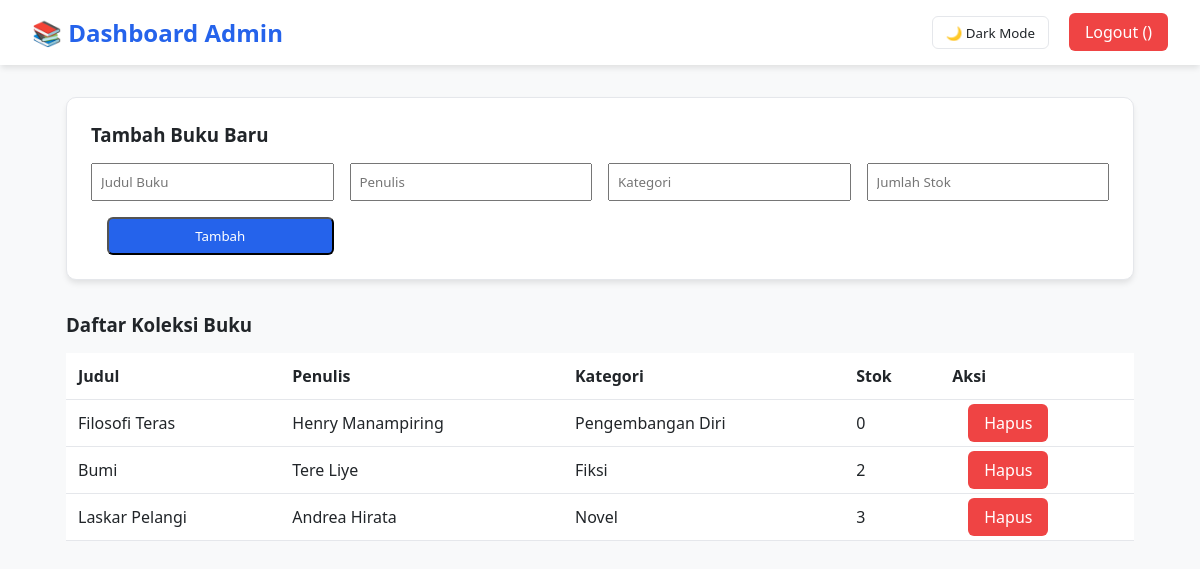
/admin.php (signed in), run on the app's committed database.
### tables this page shows
CREATE TABLE IF NOT EXISTS books (
    id INT AUTO_INCREMENT PRIMARY KEY,
    isbn VARCHAR(20) DEFAULT '-',
    judul VARCHAR(150) NOT NULL,
    penulis VARCHAR(100) NOT NULL,
    kategori VARCHAR(50) NOT NULL,
    cover VARCHAR(255) DEFAULT 'https://via.placeholder.com/150x200?text=No+Cover',
    stok INT NOT NULL DEFAULT 1,
    created_at TIMESTAMP DEFAULT CURRENT_TIMESTAMP
);

### admin.php (the view, shortened to what this page needs)
<?php
require_once 'config/database.php';
$books = mysqli_query($conn, "SELECT * FROM books ORDER BY id DESC");
?>
<!DOCTYPE html>
<html lang="id">
<head>
    <link rel="stylesheet" href="assets/css/style.css">
</head>
<body>
    <header>
        <a href="admin.php" class="logo">📚 Dashboard Admin</a>
        <nav>
            <button id="theme-toggle" class="theme-toggle">🌙 Dark Mode</button>
            <a href="logout.php" class="btn btn-danger">Logout (<?= $_SESSION['username'] ?>)</a>
        </nav>
    </header>
    <div class="container">
        <div class="card" style="margin-bottom: 2rem;">
            <h3>Tambah Buku Baru</h3>
            <form method="POST" style="display: grid; grid-template-columns: repeat(auto-fit, minmax(200px, 1fr)); gap: 1rem; margin-top: 1rem;">
                <div>
                    <input type="text" name="judul" placeholder="Judul Buku" required style="width:100%; padding:0.5rem;">
                </div>
                <div>
                    <input type="text" name="penulis" placeholder="Penulis" required style="width:100%; padding:0.5rem;">
                </div>
                <div>
                    <input type="text" name="kategori" placeholder="Kategori" required style="width:100%; padding:0.5rem;">
                </div>
                <div>
                    <input type="number" name="stok" placeholder="Jumlah Stok" required style="width:100%; padding:0.5rem;">
                </div>
                <button type="submit" name="add_book" class="btn btn-primary">Tambah</button>
            </form>
        </div>
        <h3>Daftar Koleksi Buku</h3>
        <table>
            <thead>
                <tr>
                    <th>Judul</th>
                    <th>Penulis</th>
                    <th>Kategori</th>
                    <th>Stok</th>
                    <th>Aksi</th>
                </tr>
            </thead>
            <tbody>
                <?php while($row = mysqli_fetch_assoc($books)): ?>
                <tr>
                    <td><?= htmlspecialchars($row['judul']) ?></td>
                    <td><?= htmlspecialchars($row['penulis']) ?></td>
                    <td><?= htmlspecialchars($row['kategori']) ?></td>
                    <td><?= $row['stok'] ?></td>
                    <td>
                        <a href="admin.php?delete=<?= $row['id'] ?>" class="btn btn-danger" onclick="return confirm('Yakin hapus buku ini?')">Hapus</a>
                    </td>
                </tr>
                <?php endwhile; ?>
            </tbody>
        </table>
    </div>
</body>
</html>

### assets/css/style.css (style rules this page uses)
:root { --bg-color: #f8f9fa; --text-color: #212529; --card-bg: #ffffff; --primary-color: #2563eb; --primary-hover: #1d4ed8; --border-color: #e5e7eb; --header-bg: #ffffff; --shadow: 0 4px 6px -1px rgba(0, 0, 0, 0.1); }
* { margin: 0; padding: 0; box-sizing: border-box; font-family: 'Segoe UI', Tahoma, Geneva, Verdana, sans-serif; transition: background-color 0.3s, color 0.3s; }
body { background-color: var(--bg-color); color: var(--text-color); min-height: 100vh; }
header { background-color: var(--header-bg); padding: 1rem 2rem; box-shadow: var(--shadow); display: flex; justify-content: space-between; align-items: center; }
.logo { font-size: 1.5rem; font-weight: bold; color: var(--primary-color); text-decoration: none; }
nav a, .btn { color: var(--text-color); text-decoration: none; margin-left: 1rem; padding: 0.5rem 1rem; border-radius: 6px; font-weight: 5rem; }
.btn-primary { background-color: var(--primary-color); color: #ffffff !important; }
.btn-danger { background-color: #ef4444; color: #ffffff !important; }
.theme-toggle { background: none; border: 1px solid var(--border-color); color: var(--text-color); padding: 0.4rem 0.8rem; border-radius: 6px; cursor: pointer; }
.container { max-width: 1100px; margin: 2rem auto; padding: 0 1rem; }
.card { background-color: var(--card-bg); border: 1px solid var(--border-color); border-radius: 10px; padding: 1.5rem; box-shadow: var(--shadow); }
table { width: 100%; border-collapse: collapse; margin-top: 1rem; background-color: var(--card-bg); }
th, td { padding: 0.75rem; text-align: left; border-bottom: 1px solid var(--border-color); }

### data on the page
books: judul "Filosofi Teras", penulis "Henry Manampiring", kategori "Pengembangan Diri", stok "0"
books: judul "Bumi", penulis "Tere Liye", kategori "Fiksi", stok "2"
books: judul "Laskar Pelangi", penulis "Andrea Hirata", kategori "Novel", stok "3"
